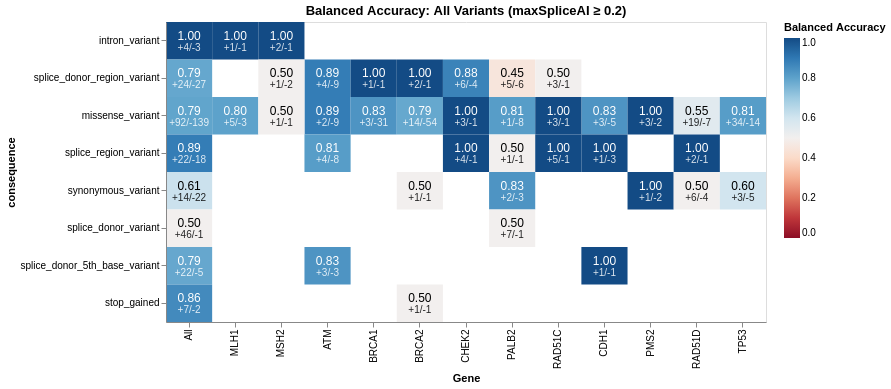

This figure's notebook cell:
### Code cell
ba_df = pd.concat([
    compute_balanced_accuracy(final_merged, threshold=0.2, consequences=[cons])
      .assign(consequence=cons)
    for cons in simple_consequences
], ignore_index=True)

ba_map = balanced_accuracy_heatmap(ba_df, threshold=0.2, var_type='All Variants')
ba_map.display()

### Figure 1 — Vega-Lite specification as saved in the notebook (floating-point values rounded to 4 significant figures)
{"config": {"view": {"continuousWidth": 300, "continuousHeight": 300}}, "layer": [{"mark": {"type": "rect"}, "encoding": {"color": {"field": "balanced_acc", "legend": {"title": "Balanced Accuracy"}, "scale": {"domain": [0, 1], "domainMid": 0.5, "scheme": "redblue"}, "type": "quantitative"}, "tooltip": [{"field": "Gene", "type": "nominal"}, {"field": "consequence", "type": "nominal"}, {"field": "balanced_acc", "format": ".3f", "title": "Balanced Accuracy", "type": "quantitative"}, {"field": "n_pos", "title": "n abnormal", "type": "quantitative"}, {"field": "n_neg", "title": "n normal", "type": "quantitative"}], "x": {"field": "Gene", "sort": ["All", "MLH1", "MSH2", "ATM", "BRCA1", "BRCA2", "CHEK2", "PALB2", "RAD51C", "CDH1", "PMS2", "RAD51D", "TP53"], "type": "nominal"}, "y": {"field": "consequence", "sort": ["intron_variant", "splice_donor_region_variant", "missense_variant", "splice_region_variant", "synonymous_variant", "splice_donor_variant", "splice_donor_5th_base_variant", "stop_gained"], "type": "nominal"}}}, {"mark": {"type": "text", "dy": -5, "fontSize": 12}, "encoding": {"color": {"condition": {"test": "datum.balanced_acc > 0.75 || datum.balanced_acc < 0.35", "value": "white"}, "value": "black"}, "text": {"field": "balanced_acc", "format": ".2f", "type": "quantitative"}, "x": {"field": "Gene", "sort": ["All", "MLH1", "MSH2", "ATM", "BRCA1", "BRCA2", "CHEK2", "PALB2", "RAD51C", "CDH1", "PMS2", "RAD51D", "TP53"], "type": "nominal"}, "y": {"field": "consequence", "sort": ["intron_variant", "splice_donor_region_variant", "missense_variant", "splice_region_variant", "synonymous_variant", "splice_donor_variant", "splice_donor_5th_base_variant", "stop_gained"], "type": "nominal"}}}, {"mark": {"type": "text", "dy": 7, "fontSize": 10, "opacity": 0.85}, "encoding": {"color": {"condition": {"test": "datum.balanced_acc > 0.75 || datum.balanced_acc < 0.35", "value": "white"}, "value": "black"}, "text": {"field": "n_label", "type": "nominal"}, "x": {"field": "Gene", "sort": ["All", "MLH1", "MSH2", "ATM", "BRCA1", "BRCA2", "CHEK2", "PALB2", "RAD51C", "CDH1", "PMS2", "RAD51D", "TP53"], "type": "nominal"}, "y": {"field": "consequence", "sort": ["intron_variant", "splice_donor_region_variant", "missense_variant", "splice_region_variant", "synonymous_variant", "splice_donor_variant", "splice_donor_5th_base_variant", "stop_gained"], "type": "nominal"}}, "transform": [{"calculate": "\"+\" + datum.n_pos + \"/-\" + datum.n_neg", "as": "n_label"}]}], "data": {"name": "data-28b299359559108bfd6826193f82952b"}, "height": 300, "title": "Balanced Accuracy: All Variants (maxSpliceAI ≥ 0.2)", "width": 600, "$schema": "https://vega.github.io/schema/vega-lite/v6.1.0.json", "datasets": {"data-28b299359559108bfd6826193f82952b": [{"consequence": "intron_variant", "Gene": "MLH1", "balanced_acc": 1.0, "n_pos": 1.0, "n_neg": 1.0}, {"consequence": "intron_variant", "Gene": "MSH2", "balanced_acc": 1.0, "n_pos": 2.0, "n_neg": 1.0}, {"consequence": "intron_variant", "Gene": "All", "balanced_acc": 1.0, "n_pos": 4.0, "n_neg": 3.0}, {"consequence": "splice_donor_region_variant", "Gene": "ATM", "balanced_acc": 0.8889, "n_pos": 4.0, "n_neg": 9.0}, {"consequence": "splice_donor_region_variant", "Gene": "BRCA1", "balanced_acc": 1.0, "n_pos": 1.0, "n_neg": 1.0}, {"consequence": "splice_donor_region_variant", "Gene": "BRCA2", "balanced_acc": 1.0, "n_pos": 2.0, "n_neg": 1.0}, {"consequence": "splice_donor_region_variant", "Gene": "CHEK2", "balanced_acc": 0.875, "n_pos": 6.0, "n_neg": 4.0}, {"consequence": "splice_donor_region_variant", "Gene": "MSH2", "balanced_acc": 0.5, "n_pos": 1.0, "n_neg": 2.0}, {"consequence": "splice_donor_region_variant", "Gene": "PALB2", "balanced_acc": 0.45, "n_pos": 5.0, "n_neg": 6.0}, {"consequence": "splice_donor_region_variant", "Gene": "RAD51C", "balanced_acc": 0.5, "n_pos": 3.0, "n_neg": 1.0}, {"consequence": "splice_donor_region_variant", "Gene": "All", "balanced_acc": 0.787, "n_pos": 24.0, "n_neg": 27.0}, {"consequence": "missense_variant", "Gene": "ATM", "balanced_acc": 0.8889, "n_pos": 2.0, "n_neg": 9.0}, {"consequence": "missense_variant", "Gene": "BRCA1", "balanced_acc": 0.8333, "n_pos": 3.0, "n_neg": 31.0}, {"consequence": "missense_variant", "Gene": "BRCA2", "balanced_acc": 0.7857, "n_pos": 14.0, "n_neg": 54.0}, {"consequence": "missense_variant", "Gene": "CDH1", "balanced_acc": 0.8333, "n_pos": 3.0, "n_neg": 5.0}, {"consequence": "missense_variant", "Gene": "CHEK2", "balanced_acc": 1.0, "n_pos": 3.0, "n_neg": 1.0}, {"consequence": "missense_variant", "Gene": "MLH1", "balanced_acc": 0.8, "n_pos": 5.0, "n_neg": 3.0}, {"consequence": "missense_variant", "Gene": "MSH2", "balanced_acc": 0.5, "n_pos": 1.0, "n_neg": 1.0}, {"consequence": "missense_variant", "Gene": "PALB2", "balanced_acc": 0.8125, "n_pos": 1.0, "n_neg": 8.0}, {"consequence": "missense_variant", "Gene": "PMS2", "balanced_acc": 1.0, "n_pos": 3.0, "n_neg": 2.0}, {"consequence": "missense_variant", "Gene": "RAD51C", "balanced_acc": 1.0, "n_pos": 3.0, "n_neg": 1.0}, {"consequence": "missense_variant", "Gene": "RAD51D", "balanced_acc": 0.5526, "n_pos": 19.0, "n_neg": 7.0}, {"consequence": "missense_variant", "Gene": "TP53", "balanced_acc": 0.813, "n_pos": 34.0, "n_neg": 14.0}, {"consequence": "missense_variant", "Gene": "All", "balanced_acc": 0.7937, "n_pos": 92.0, "n_neg": 139.0}, {"consequence": "splice_region_variant", "Gene": "ATM", "balanced_acc": 0.8125, "n_pos": 4.0, "n_neg": 8.0}, {"consequence": "splice_region_variant", "Gene": "CDH1", "balanced_acc": 1.0, "n_pos": 1.0, "n_neg": 3.0}, {"consequence": "splice_region_variant", "Gene": "CHEK2", "balanced_acc": 1.0, "n_pos": 4.0, "n_neg": 1.0}, {"consequence": "splice_region_variant", "Gene": "PALB2", "balanced_acc": 0.5, "n_pos": 1.0, "n_neg": 1.0}, {"consequence": "splice_region_variant", "Gene": "RAD51C", "balanced_acc": 1.0, "n_pos": 5.0, "n_neg": 1.0}, {"consequence": "splice_region_variant", "Gene": "RAD51D", "balanced_acc": 1.0, "n_pos": 2.0, "n_neg": 1.0}, {"consequence": "splice_region_variant", "Gene": "All", "balanced_acc": 0.8889, "n_pos": 22.0, "n_neg": 18.0}, {"consequence": "synonymous_variant", "Gene": "BRCA2", "balanced_acc": 0.5, "n_pos": 1.0, "n_neg": 1.0}, {"consequence": "synonymous_variant", "Gene": "PALB2", "balanced_acc": 0.8333, "n_pos": 2.0, "n_neg": 3.0}, {"consequence": "synonymous_variant", "Gene": "PMS2", "balanced_acc": 1.0, "n_pos": 1.0, "n_neg": 2.0}, {"consequence": "synonymous_variant", "Gene": "RAD51D", "balanced_acc": 0.5, "n_pos": 6.0, "n_neg": 4.0}, {"consequence": "synonymous_variant", "Gene": "TP53", "balanced_acc": 0.6, "n_pos": 3.0, "n_neg": 5.0}, {"consequence": "synonymous_variant", "Gene": "All", "balanced_acc": 0.6136, "n_pos": 14.0, "n_neg": 22.0}, {"consequence": "splice_donor_variant", "Gene": "PALB2", "balanced_acc": 0.5, "n_pos": 7.0, "n_neg": 1.0}, {"consequence": "splice_donor_variant", "Gene": "All", "balanced_acc": 0.5, "n_pos": 46.0, "n_neg": 1.0}, {"consequence": "splice_donor_5th_base_variant", "Gene": "ATM", "balanced_acc": 0.8333, "n_pos": 3.0, "n_neg": 3.0}, {"consequence": "splice_donor_5th_base_variant", "Gene": "CDH1", "balanced_acc": 1.0, "n_pos": 1.0, "n_neg": 1.0}, {"consequence": "splice_donor_5th_base_variant", "Gene": "All", "balanced_acc": 0.7864, "n_pos": 22.0, "n_neg": 5.0}, {"consequence": "stop_gained", "Gene": "BRCA2", "balanced_acc": 0.5, "n_pos": 1.0, "n_neg": 1.0}, {"consequence": "stop_gained", "Gene": "All", "balanced_acc": 0.8571, "n_pos": 7.0, "n_neg": 2.0}]}}
